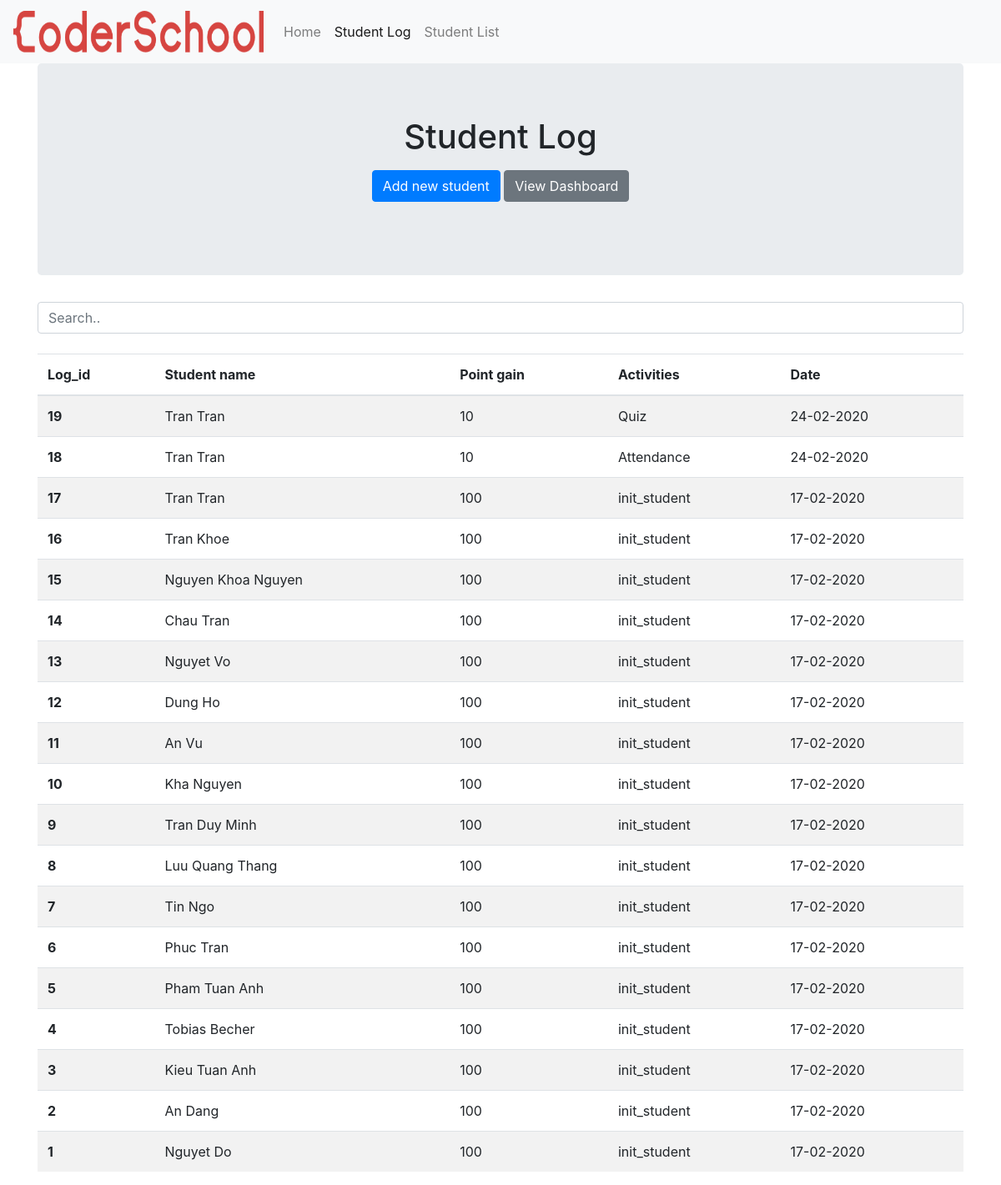
Page /log on the earlier database version.
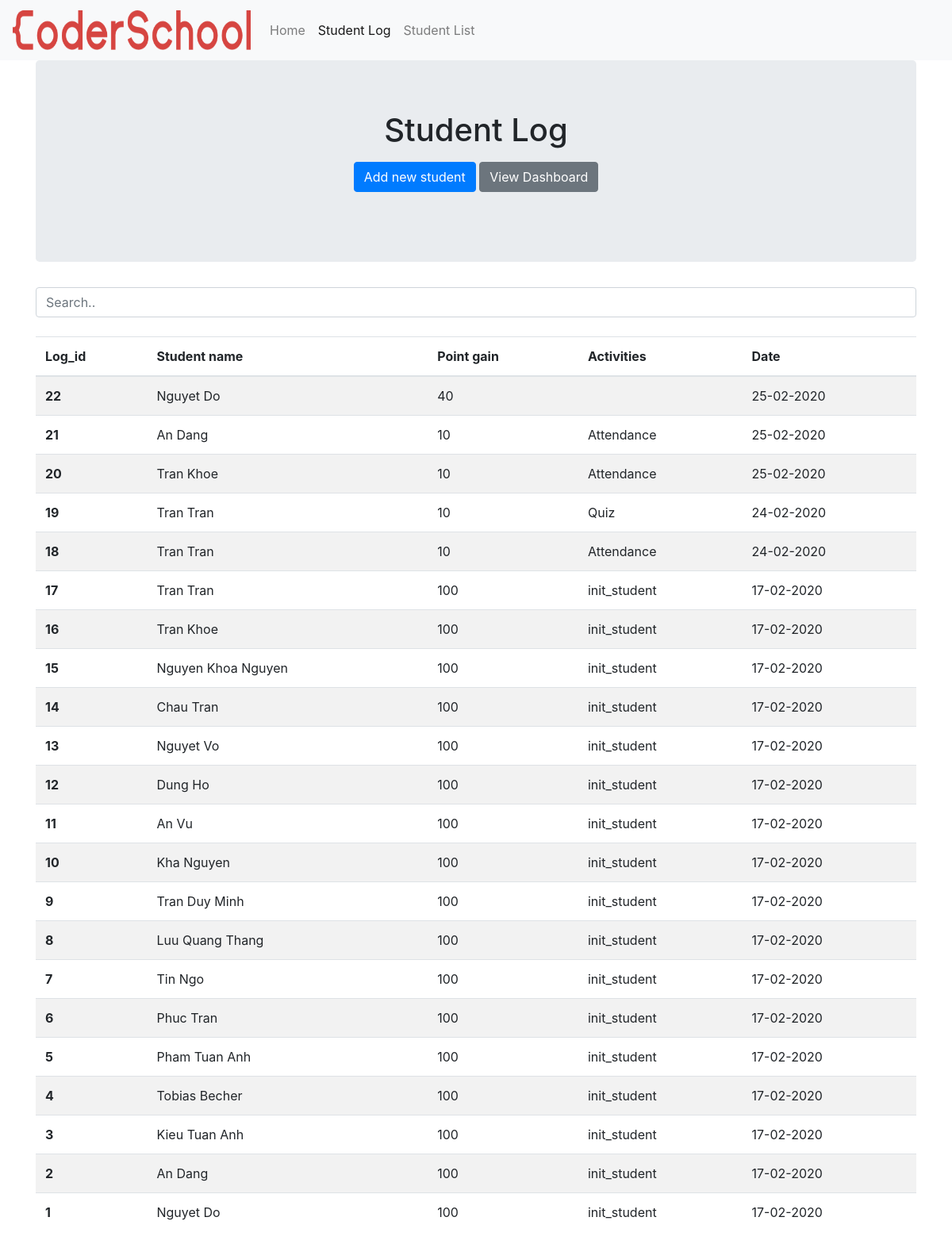
Same page on the later database version.
### cs_student/models.py (models this page shows, shortened)
class Logs(db.Model):
    __tablename__ = 'logs'
    id = db.Column(db.Integer, primary_key=True)
    student_id = db.Column(db.Integer, ForeignKey('student.id'))
    activities = db.Column(db.String, nullable=False)
    point = db.Column(db.Integer, nullable=False)
    note = db.Column(db.Text)
    date = db.Column(db.Date, nullable=False, default=datetime.utcnow)

class Student(db.Model):
    __tablename__ = 'student'
    id = db.Column(db.Integer, primary_key=True)
    name = db.Column(db.Text, nullable=False)
    course_id = db.Column(db.Integer, ForeignKey('course.id'))
    phone = db.Column(db.String)
    email = db.Column(db.Text)

### cs_student/routes.py (the view)
@app.route('/log')
def log():
    log_data = db.session.query(Logs, Student.name).join(Student).order_by(desc(Logs.id)).limit(50).all()
    return render_template('log.html', log_data=log_data)

### cs_student/templates/log.html
{% extends "base.html" %}
{%block content%}
<section class="jumbotron text-center">
    <div class="container">
        <h1 class="jumbotron-heading">Student Log</h1>
        <p>
            <a href="{{url_for('add')}}" class="btn btn-primary my-2">Add new student</a>
            <a href="#" class="btn btn-secondary my-2">View Dashboard</a>
        </p>
    </div>
</section>
<input class="form-control" id="myInput" type="text" placeholder="Search..">
<br>
<table class="table table-striped">
    <thead>
        <tr>
            <th scope="col">Log_id</th>
            <th scope="col">Student name</th>
            <th scope="col">Point gain</th>
            <th scope="col">Activities</th>
            <th scope="col">Date</th>
        </tr>
    </thead>
    <tbody id="myTable">
        {% for data in log_data %}
        <tr class="log_row">
            <th scope="row">{{data[0].id}}</th>
            <td>{{data[1]}}</td>
            <td>{{data[0].point}}</td>
            <td>{{data[0].activities}}</td>
            <td>{{data[0].date.strftime('%d-%m-%Y')}}</td>
        </tr>
        {% endfor %}
    </tbody>
</table>
{% endblock content %}

### cs_student/templates/base.html (shortened to what this page needs)
<!doctype html>
<html lang="en">
<head>
    <link rel="stylesheet" href="https://stackpath.bootstrapcdn.com/bootstrap/4.3.1/css/bootstrap.min.css"
>
    <link rel="stylesheet" href="/static/main.css">
</head>
<body>
    <nav class="navbar navbar-expand-lg navbar-light bg-light">
        <a class="navbar-brand" href="/home">
            <img src="/static/coderschool-logo.png" width="300" height="50" class="d-inline-block align-top" alt="">
        </a>
        <div class="collapse navbar-collapse" id="navbarSupportedContent">
            <ul class="navbar-nav mr-auto">
                <li class="nav-item active">
                    <a class="nav-link" href="/home">Home <span class="sr-only">(current)</span></a>
                </li>
                <li class="nav-item">
                    <a class="nav-link" href="/log">Student Log</a>
                </li>
                <li class="nav-item">
                    <a class="nav-link" href="/student">Student List</a>
                </li>
            </ul>
        </div>
    </nav>
    <div class="container">
        {% block content %}{% endblock %}
    </div>
</body>
</html>

Differences in the rows shown:
added Logs: id "22", name "Nguyet Do", point "40", date "25-02-2020"
added Logs: id "21", name "An Dang", point "10", activities "Attendance", date "25-02-2020"
added Logs: id "20", name "Tran Khoe", point "10", activities "Attendance", date "25-02-2020"
